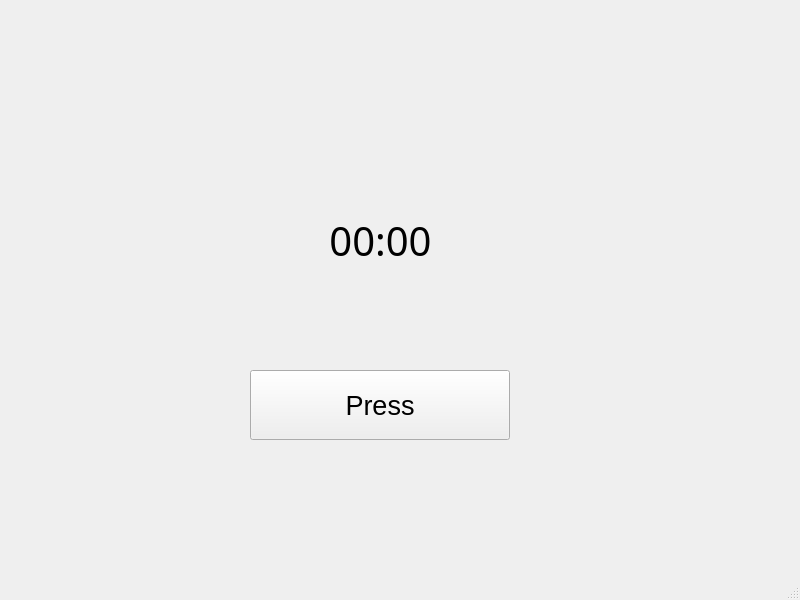
<?xml version="1.0" encoding="UTF-8"?>
<ui version="4.0">
 <class>MainWindow</class>
 <widget class="QMainWindow" name="MainWindow">
  <property name="geometry">
   <rect>
    <x>0</x>
    <y>0</y>
    <width>800</width>
    <height>600</height>
   </rect>
  </property>
  <property name="windowTitle">
   <string>MainWindow</string>
  </property>
  <widget class="QWidget" name="centralwidget">
   <widget class="QLabel" name="timerLabel">
    <property name="geometry">
     <rect>
      <x>270</x>
      <y>210</y>
      <width>221</width>
      <height>61</height>
     </rect>
    </property>
    <property name="font">
     <font>
      <family>DS-Digital</family>
      <pointsize>30</pointsize>
     </font>
    </property>
    <property name="text">
     <string>00:00</string>
    </property>
    <property name="alignment">
     <set>Qt::AlignCenter</set>
    </property>
   </widget>
   <widget class="QPushButton" name="startStopButton">
    <property name="geometry">
     <rect>
      <x>250</x>
      <y>370</y>
      <width>260</width>
      <height>70</height>
     </rect>
    </property>
    <property name="font">
     <font>
      <pointsize>20</pointsize>
     </font>
    </property>
    <property name="text">
     <string>Press</string>
    </property>
   </widget>
  </widget>
  <widget class="QMenuBar" name="menubar">
   <property name="geometry">
    <rect>
     <x>0</x>
     <y>0</y>
     <width>800</width>
     <height>26</height>
    </rect>
   </property>
  </widget>
  <widget class="QStatusBar" name="statusbar"/>
 </widget>
 <resources/>
 <connections/>
</ui>
